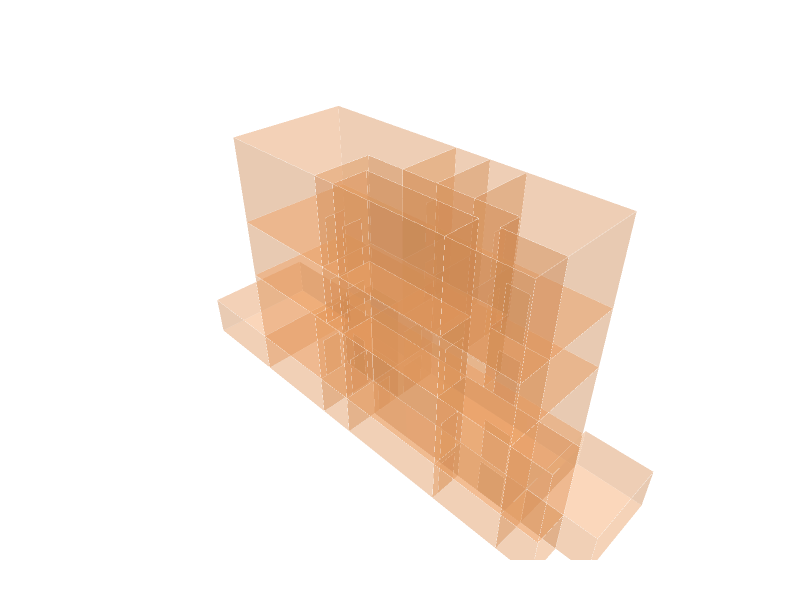

Notebook source saved alongside this figure:
### Markdown cell above
## 11. Load Doors

### Code cell
DOOR_PATH = r"C:\Users\etmaglari\IAAC\etmaglari_gML\Homework04\Objects\door.obj"

door_objects = Topology.ByOBJPath(DOOR_PATH, selfMerge=False)
if not isinstance(door_objects, list):
    door_objects = [door_objects]

doors = []
for oi, obj in enumerate(door_objects):
    for w in (Topology.Wires(obj) or []):
        f = Face.ByWire(w)
        if f is None:
            # Collinear or near-degenerate edge in wire — clean and retry
            w2 = Topology.RemoveCollinearEdges(w)
            f  = Face.ByWire(w2) if w2 else None
        if f is not None:
            doors.append(f)
        else:
            print(f"  Warning: door object #{oi+1} wire could not be built as face")

for d in doors:
    Topology.SetDictionary(d, Dictionary.ByKeysValues(["color", "type"], ["#F4A261", "door"]))

print(f"Doors found: {len(doors)}")
door_cluster = Cluster.ByTopologies(doors)

Topology.Show(
    cell_cluster, door_cluster,
    faceColor="#F4A261", faceOpacity=0.25,
    edgeColor="white", edgeWidth=0.5,
    showVertices=False,
    backgroundColor="white",
    width=800, height=600,
    renderer=renderer
)

### Figure 1 — Plotly figure (JSON) as saved in the notebook; plotly's stock layout.template omitted (floating-point values rounded to 4 significant figures; data arrays with more than 128 entries replaced by an {"elided": "..."} marker saying what was removed)
{"data": [{"hoverinfo": "text", "legendgroup": "2", "legendrank": 2, "line": {"color": "white", "dash": "solid", "width": 0.5}, "marker": {"size": 0}, "mode": "lines", "name": "1: Untitled (Edges)", "showlegend": false, "text": "", "type": "scatter3d", "x": {"elided": "1188 float values"}, "y": {"elided": "1188 float values"}, "z": {"elided": "1188 float values"}}, {"cmax": 1, "cmin": 0, "color": "#F4A261", "colorscale": [[0, "#440154"], [0.1111, "#482878"], [0.2222, "#3e4989"], [0.3333, "#31688e"], [0.4444, "#26828e"], [0.5556, "#1f9e89"], [0.6667, "#35b779"], [0.7778, "#6ece58"], [0.8889, "#b5de2b"], [1, "#fde725"]], "flatshading": true, "hoverinfo": "text", "hovertext": "", "i": {"elided": "420 int values"}, "j": {"elided": "420 int values"}, "k": {"elided": "420 int values"}, "legendgroup": "3", "legendrank": 3, "lighting": {"facenormalsepsilon": 0}, "name": "1: Untitled (Faces)", "opacity": 0.25, "showlegend": false, "showscale": false, "text": "", "type": "mesh3d", "x": {"elided": "225 float values"}, "y": {"elided": "225 float values"}, "z": {"elided": "225 float values"}}, {"hoverinfo": "text", "legendgroup": "6", "legendrank": 6, "line": {"color": "white", "dash": "solid", "width": 0.5}, "marker": {"size": 0}, "mode": "lines", "name": "2: Untitled (Edges)", "showlegend": false, "text": "", "type": "scatter3d", "x": {"elided": "252 float values"}, "y": {"elided": "252 float values"}, "z": {"elided": "252 float values"}}, {"cmax": 1, "cmin": 0, "color": "#F4A261", "colorscale": [[0, "#440154"], [0.1111, "#482878"], [0.2222, "#3e4989"], [0.3333, "#31688e"], [0.4444, "#26828e"], [0.5556, "#1f9e89"], [0.6667, "#35b779"], [0.7778, "#6ece58"], [0.8889, "#b5de2b"], [1, "#fde725"]], "flatshading": true, "hoverinfo": "text", "hovertext": "", "i": [0, 0, 4, 4, 8, 8, 12, 12, 16, 16, 20, 20, 24, 24, 28, 28, 32, 32, 36, 36, 40, 40, 44, 44, 48, 48, 52, 52, 56, 56, 60, 60, 64, 64, 68, 68, 72, 72, 76, 76, 80, 80], "j": [1, 2, 5, 6, 9, 10, 13, 14, 17, 18, 21, 22, 25, 26, 29, 31, 33, 34, 37, 39, 41, 42, 45, 46, 49, 50, 53, 55, 57, 58, 61, 62, 65, 66, 69, 70, 73, 74, 77, 79, 81, 83], "k": [2, 3, 6, 7, 10, 11, 14, 15, 18, 19, 22, 23, 26, 27, 30, 29, 34, 35, 38, 37, 42, 43, 46, 47, 50, 51, 54, 53, 58, 59, 62, 63, 66, 67, 70, 71, 74, 75, 78, 77, 82, 81], "legendgroup": "7", "legendrank": 7, "lighting": {"facenormalsepsilon": 0}, "name": "2: Untitled (Faces)", "opacity": 0.25, "showlegend": false, "showscale": false, "text": "", "type": "mesh3d", "x": [-1.698, -1.698, -2.623, -2.624, -1.698, -1.698, -2.623, -2.624, -1.698, -1.698, -2.624, -2.624, -1.698, -1.698, -2.623, -2.624, -1.698, -1.698, -2.624, -2.624, -1.698, -1.698, -2.624, -2.624, -1.359, -1.359, -1.359, -1.359, 1.817, 0.6174, 0.6174, 1.817, -1.359, -1.359, -1.359, -1.359, 1.706, 0.9796, 0.9796, 1.706, 1.706, 1.706, 0.9796, 0.9796, -1.698, -1.698, -2.624, -2.624, -1.359, -1.359, -1.359, -1.359, 1.706, 0.9796, 0.9796, 1.706, 1.706, 1.706, 0.9796, 0.9796, -1.698, -1.698, -2.624, -2.624, -1.359, -1.359, -1.359, -1.359, -1.359, -1.359, -1.359, -1.359, -1.698, -1.698, -2.623, -2.624, 1.817, 0.6174, 0.6174, 1.817, -0.335, -1.061, -1.061, -0.335], "y": [14.77, 14.77, 14.77, 14.77, 7.763, 7.763, 7.763, 7.763, 7.763, 7.763, 7.763, 7.763, 7.763, 7.763, 7.763, 7.763, 12.97, 12.97, 12.97, 12.97, 12.97, 12.97, 12.97, 12.97, 5.493, 5.493, 6.693, 6.693, 12.97, 12.97, 12.97, 12.97, 5.537, 5.537, 6.463, 6.463, 8.766, 8.766, 8.766, 8.766, 12.12, 12.12, 12.12, 12.12, 13.97, 13.97, 13.97, 13.97, 5.537, 5.537, 6.463, 6.463, 8.766, 8.766, 8.766, 8.766, 12.12, 12.12, 12.12, 12.12, 13.97, 13.97, 13.97, 13.97, 5.493, 5.493, 6.693, 6.693, 13.51, 13.51, 14.23, 14.23, 12.97, 12.97, 12.97, 12.97, 12.97, 12.97, 12.97, 12.97, 12.97, 12.97, 12.97, 12.97], "z": [4.119, 2.079, 2.079, 4.119, 1.761, -0.000461, -0.000461, 1.761, 5.71, 7.75, 7.75, 5.71, 4.119, 2.079, 2.079, 4.119, 8.483, 10.52, 10.52, 8.483, 5.71, 7.75, 7.75, 5.71, 1.828, 0, 0, 1.828, 2.079, 3.808, 2.079, 3.808, 10.52, 8.483, 8.483, 10.52, 10.52, 8.483, 10.52, 8.483, 8.483, 10.52, 10.52, 8.483, 8.483, 10.52, 10.52, 8.483, 7.75, 5.71, 5.71, 7.75, 7.75, 5.71, 7.75, 5.71, 5.71, 7.75, 7.75, 5.71, 5.71, 7.75, 7.75, 5.71, 4.179, 2.079, 2.079, 4.179, 4.119, 2.079, 2.079, 4.119, 4.119, 2.079, 2.079, 4.119, 0, 1.729, 0, 1.729, 0, 1.729, 0, 1.729]}], "layout": {"autosize": true, "height": 600, "margin": {"b": 40, "l": 40, "r": 40, "t": 40}, "paper_bgcolor": "#FFFFFF", "plot_bgcolor": "#FFFFFF", "scene": {"aspectmode": "data", "camera": {"center": {"x": 0, "y": 0, "z": 0}, "eye": {"x": -1.25, "y": -1.25, "z": 1.25}, "projection": {"type": "perspective"}, "up": {"x": 0, "y": 0, "z": 1}}, "xaxis": {"visible": false}, "yaxis": {"visible": false}, "zaxis": {"visible": false}}, "showlegend": true, "width": 800, "xaxis": {"showgrid": false, "visible": false, "zeroline": false}, "yaxis": {"showgrid": false, "visible": false, "zeroline": false}}}
